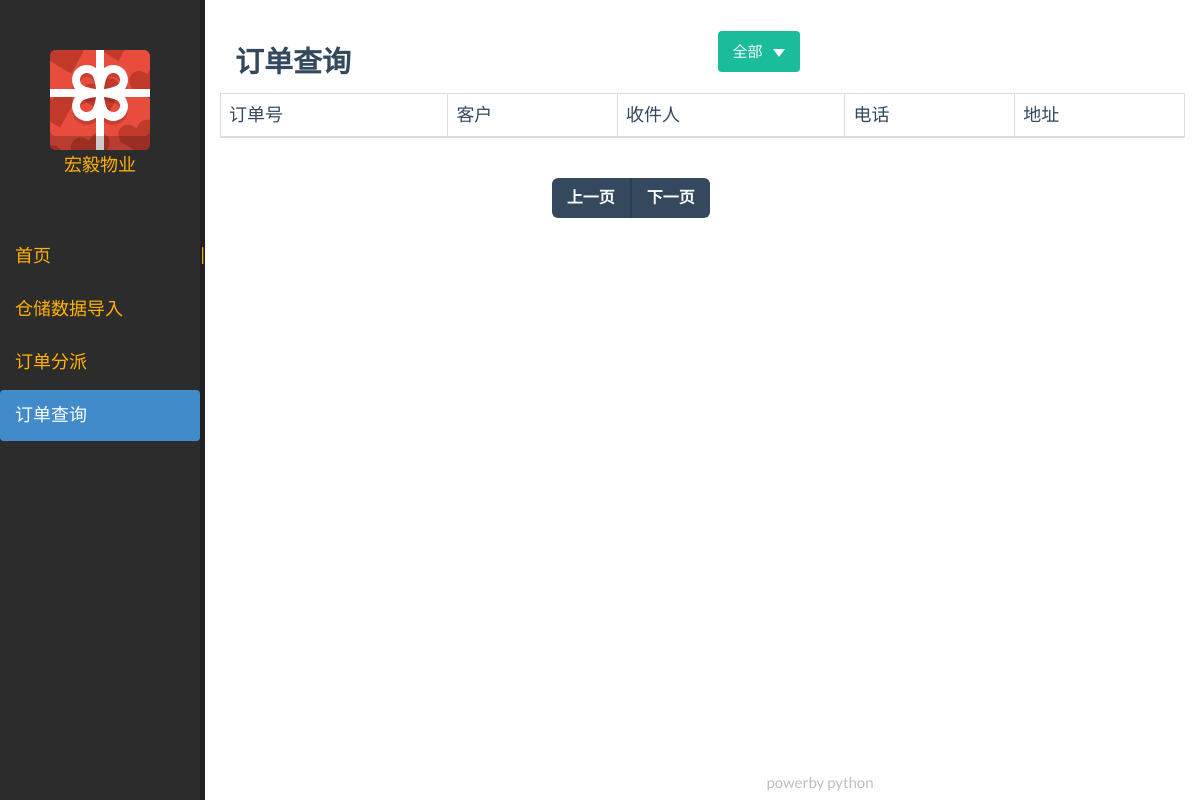
Page /order_post_by_condition/1 on the earlier database version.
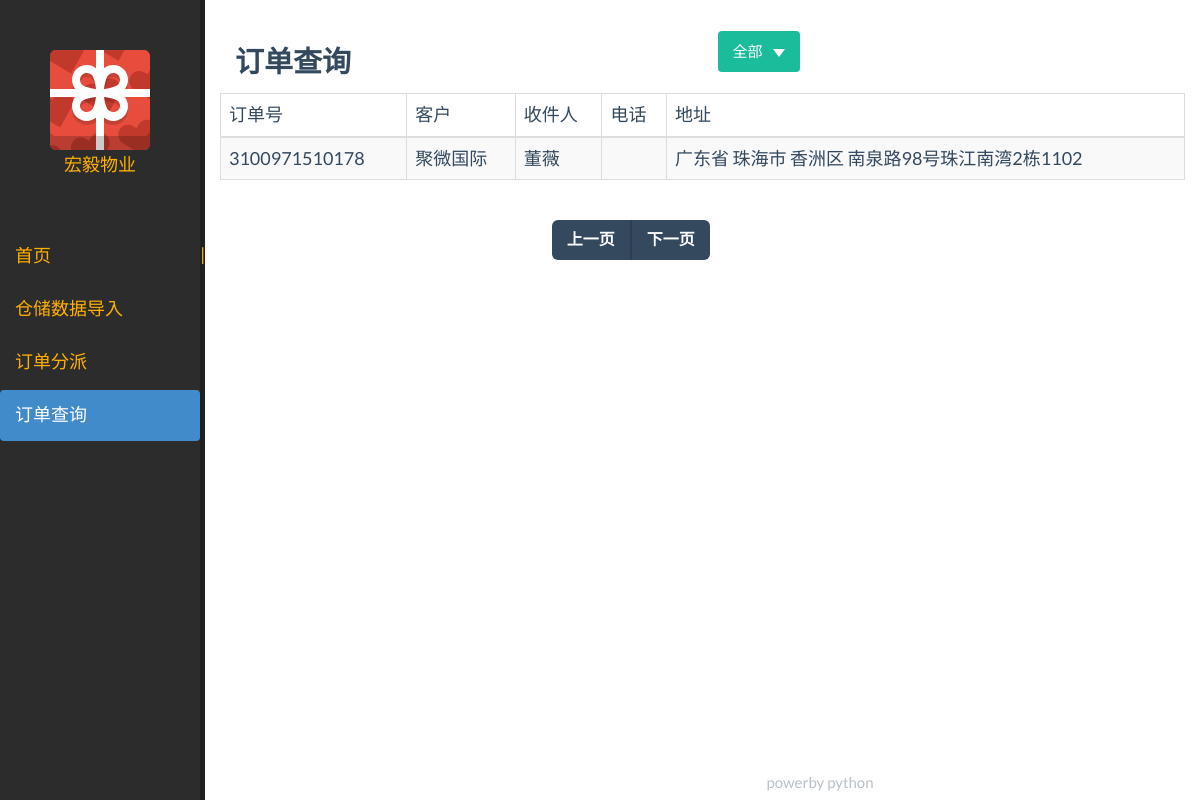
Same page on the later database version.
### apps/data/transgodatabase.py (models this page shows, shortened)
class Order(Base):
    __tablename__ = "order"
    ID = Column(String(20), primary_key=True)
    clienter = Column(String(20), nullable=False)
    tick = Column(String(20))
    user = Column(String(6))
    addr = Column(String(128), nullable=False)
    tel = Column(String(11))
    count = Column(Integer)
    express = Column(String(10))
    time = Column(DateTime,
                  default=datetime.now)
    descript = Column(String(256))
    print_status = Column(String(5))
    cancel_status = Column(Boolean)
    status = Column(String(10), nullable=False, default="Import")
    courise = Column(Integer, ForeignKey("courise.courise_id"))

### apps/main/views.py (the view)
@main_app.route("/order_post_by_condition/<int:cond_type>", methods=["GET"])
def order_query_by_condition(cond_type=0):
    session = make_session()
    orders = session.query(Order)
    session = make_session()
    if cond_type == 0:
        orders = session.query(Order)\
                        .filter(Order.status == "Import")\
                        .filter(Order.courise == None)\
                        .order_by(Order.time)\
                        .limit(PAGE_COUNT)
    elif cond_type == 2:
        orders = session.query(Order)\
                        .filter(Order.status == "Finish")\
                        .order_by(Order.time)\
                        .limit(PAGE_COUNT)
    else:
        orders = session.query(Order)\
                        .filter(Order.status != "Finish")\
                        .filter(Order.courise != None)\
                        .order_by(Order.time)\
                        .limit(PAGE_COUNT)
    page_num = 2
    return render_template("order_post_frame.html",
                           orders=orders,
                           num=page_num)

### apps/data/transgodatabase.py (called while the page is built)
def make_session():
    Session = sessionmaker(bind=engine)
    session = Session()
    return session

### templates/order_post_frame.html (shortened to what this page needs)
{% extends "main_frame.html" %}
{% block main_content %}
{% include "order_post.html" %}
{% endblock %}

### templates/order_post.html (shortened to what this page needs)
{% extends "main_content.html" %}
{% block main_content %}
<br/>
<div>
    <div class="col-md-6"><h4>订单查询</h4></div>
<div class="col-md-6 btn-group">
    <button class="btn btn-primary dropdown-toggle" data-toggle="dropdown"
            aria-haspopup="true" aria-expanded="false">
        全部
        <span class="caret">
        </span>
    </button>
</div>
<div>
<table class="table table-striped table-bordered table-hover">
    <thead>
        <tr>
            <td>订单号</td>
            <td>客户</td>
            <td>收件人</td>
            <td>电话</td>
            <td>地址</td>
        </tr>
    </thead>
    <tbody>
        {% for order in orders %}
        <tr>
            <td>{{order.ID}}</td>
            <td>{{order.clienter}}</td>
            <td>{{order.user}}</td>
            <td>{{order.tel}}</td>
            <td>{{order.addr}}</td>
        </tr>
        {% endfor %}
    </tbody>
</table>
<div class="row">
    <div class="col-md-6 col-md-offset-4">
        <nav>
            <ul class="pager">
                <li class="previous"><a href="/order_post_page/{{num - 1}}"><span aria-hidden="true">上一页</span></a></li>
                <li class="next"><a href="/order_post_page/{{num}}"><span aria-hidden="true">下一页</span></a></li>
            </ul>
        </nav>
    </div>
</div>
{% endblock %}

Differences in the rows shown:
now on this page (row edited): Order: ID "3100971510178", clienter "聚微国际", user "董薇", addr "广东省 珠海市 香洲区 南泉路98号珠江南湾2栋1102"
